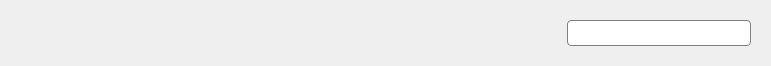
<?xml version="1.0" encoding="UTF-8"?>
<ui version="4.0">
 <class>view::base::BaseFilterModelView</class>
 <widget class="QWidget" name="view::base::BaseFilterModelView">
  <property name="geometry">
   <rect>
    <x>0</x>
    <y>0</y>
    <width>771</width>
    <height>65</height>
   </rect>
  </property>
  <property name="windowTitle">
   <string>Form</string>
  </property>
  <layout class="QVBoxLayout" name="verticalLayout">
   <item>
    <widget class="QWidget" name="_toolBarWidget" native="true">
     <property name="sizePolicy">
      <sizepolicy hsizetype="Preferred" vsizetype="Minimum">
       <horstretch>0</horstretch>
       <verstretch>0</verstretch>
      </sizepolicy>
     </property>
     <layout class="QHBoxLayout" name="horizontalLayout">
      <item>
       <spacer name="horizontalSpacer">
        <property name="orientation">
         <enum>Qt::Horizontal</enum>
        </property>
        <property name="sizeHint" stdset="0">
         <size>
          <width>372</width>
          <height>20</height>
         </size>
        </property>
       </spacer>
      </item>
      <item>
       <widget class="QWidget" name="_searchWidget" native="true">
        <property name="minimumSize">
         <size>
          <width>0</width>
          <height>0</height>
         </size>
        </property>
        <property name="styleSheet">
         <string notr="true">background-color: white;
border: 1px solid gray;
border-radius: 4px;</string>
        </property>
        <layout class="QHBoxLayout" name="horizontalLayout_2">
         <property name="spacing">
          <number>0</number>
         </property>
         <property name="leftMargin">
          <number>5</number>
         </property>
         <property name="topMargin">
          <number>5</number>
         </property>
         <property name="rightMargin">
          <number>5</number>
         </property>
         <property name="bottomMargin">
          <number>5</number>
         </property>
         <item>
          <widget class="QLabel" name="_searchLabel">
           <property name="sizePolicy">
            <sizepolicy hsizetype="Fixed" vsizetype="Fixed">
             <horstretch>0</horstretch>
             <verstretch>0</verstretch>
            </sizepolicy>
           </property>
           <property name="minimumSize">
            <size>
             <width>16</width>
             <height>16</height>
            </size>
           </property>
           <property name="maximumSize">
            <size>
             <width>20</width>
             <height>20</height>
            </size>
           </property>
           <property name="styleSheet">
            <string notr="true">border: 0px solid white;</string>
           </property>
           <property name="text">
            <string/>
           </property>
           <property name="scaledContents">
            <bool>true</bool>
           </property>
          </widget>
         </item>
         <item>
          <widget class="QLineEdit" name="_searchTextEdit">
           <property name="sizePolicy">
            <sizepolicy hsizetype="Preferred" vsizetype="Fixed">
             <horstretch>0</horstretch>
             <verstretch>0</verstretch>
            </sizepolicy>
           </property>
           <property name="minimumSize">
            <size>
             <width>150</width>
             <height>0</height>
            </size>
           </property>
           <property name="styleSheet">
            <string notr="true">border: 0px solid white;</string>
           </property>
          </widget>
         </item>
         <item>
          <widget class="QToolButton" name="_clearSearchButton">
           <property name="maximumSize">
            <size>
             <width>8</width>
             <height>8</height>
            </size>
           </property>
           <property name="autoFillBackground">
            <bool>false</bool>
           </property>
           <property name="styleSheet">
            <string notr="true">border: 0px solid white;</string>
           </property>
           <property name="text">
            <string>...</string>
           </property>
           <property name="icon">
            <iconset>
             <normaloff>:/utils/remove.png</normaloff>:/utils/remove.png</iconset>
           </property>
          </widget>
         </item>
        </layout>
       </widget>
      </item>
     </layout>
    </widget>
   </item>
  </layout>
 </widget>
 <resources/>
 <connections>
  <connection>
   <sender>_clearSearchButton</sender>
   <signal>clicked()</signal>
   <receiver>_searchTextEdit</receiver>
   <slot>clear()</slot>
   <hints>
    <hint type="sourcelabel">
     <x>738</x>
     <y>34</y>
    </hint>
    <hint type="destinationlabel">
     <x>709</x>
     <y>35</y>
    </hint>
   </hints>
  </connection>
 </connections>
</ui>
